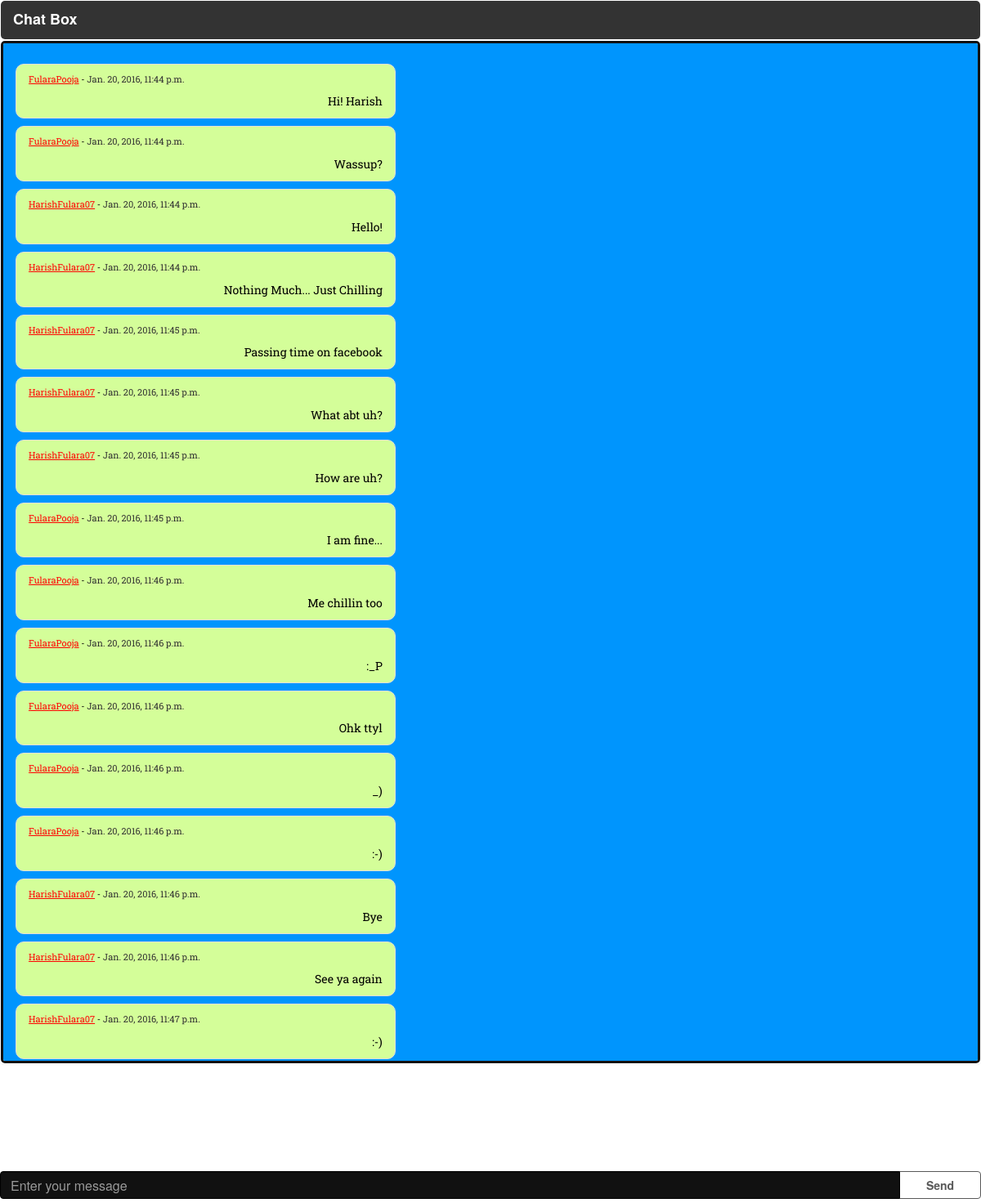
/home/, run on the app's committed database.
### chat/models.py (models this page shows, shortened)
class Chat(models.Model):
    timestamp = models.DateTimeField(auto_now_add=True)
    user = models.ForeignKey(User)
    message = models.CharField(max_length=200)

### chat/views.py (the view)
# urls.py: url(r'^home/$', views.Home, name='home'),
def Home(request):
    c = Chat.objects.all()
    return render(request, "chat/home.html", {'home': 'active', 'chat': c})

### chat/templates/chat/home.html (shortened to what this page needs)
{% load staticfiles %}
<html>
<head>
    <link rel="stylesheet" href="http://maxcdn.bootstrapcdn.com/bootstrap/3.3.5/css/bootstrap.min.css">
    <link rel="stylesheet" href="{% static 'CSS/chat.css' %}">
</head>
<body>
	<div id="chat-body" class="panel">
		<div class="panel-heading">Chat Box</div>
		<div id="msg-list-div" class="panel-body" style="background-color: #0095fd">
			<ul id="msg-list" class="list-group">
				{% include 'chat/messages.html' %}
			</ul>
		</div>
	</div>
	<form id="chat-form" method="POST" action="/post/">
		<div id="msg-form" class="input-group">
			<input type="text" id="chat-msg" name="chat-msg" autocomplete="off" placeholder="Enter your message" class="form-control"/>
			<span class="input-group-btn">
				<input class="btn btn-default" id="send" type="submit" value="Send" disabled="true" />
			</span>
		</div>
	</form>
</body>
</html>

### chat/templates/chat/messages.html
{% for obj in chat %}
    {% if obj.user == request.user %}
        <li class="text-right list-group-item"
        style="background-color: #e5f4ff;
        color: #000;
        font-size: 14px;
        width: 40%;
        font-family: 'Roboto Slab', serif;
        border-radius: 10px;
        float:right;
        clear:both;
        margin-top:10px;">
        	<p style="text-align: left; font-size: 11px"><span style="color:red; text-decoration: underline">{{ obj.user }}</span> - <span style="color: #333">{{ obj.timestamp }}</span></p>
        	{{ obj.message }}
        </li>
    {% else %}
        <li class="text-right list-group-item"
        style="background-color: #d4fe99;
        color: #000;
        font-size: 14px;
        width: 40%;
        font-family: 'Roboto Slab', serif;
        border-radius: 10px;
        float:left;
        clear:both;
        margin-top:10px;">
        	<p style="text-align: left; font-size: 11px"><span style="color:red; text-decoration: underline">{{ obj.user }}</span> - <span style="color: #333">{{ obj.timestamp }}</span></p>
        	{{ obj.message }}
        </li>
    {% endif %}
{% endfor %}

### static_dirs/CSS/chat.css (style rules this page uses)
.panel-heading { background-color: #333; color: #fff; font-weight: bold; font-size: 18px; border-radius: 5px; }
.panel-body { overflow-y: scroll; height: 85%; border: 3px solid #111; margin-top: 2px; border-radius: 5px; }
#msg-form { position: fixed; bottom: 5px; }
#chat-msg { background-color: #111; color: #fff; border: 1px solid black; font-size: 16px; }
#send { border: 1px solid black; width: 100px; color: black; font-weight: bold; }

### data on the page
Chat: user "FularaPooja", timestamp "Jan. 20, 2016, 11:44 p.m.", message "Hi! Harish"
Chat: user "FularaPooja", timestamp "Jan. 20, 2016, 11:44 p.m.", message "Wassup?"
Chat: user "HarishFulara07", timestamp "Jan. 20, 2016, 11:44 p.m.", message "Hello!"
Chat: user "HarishFulara07", timestamp "Jan. 20, 2016, 11:44 p.m.", message "Nothing Much... Just Chilling"
Chat: user "HarishFulara07", timestamp "Jan. 20, 2016, 11:45 p.m.", message "Passing time on facebook"
Chat: user "HarishFulara07", timestamp "Jan. 20, 2016, 11:45 p.m.", message "What abt uh?"
Chat: user "HarishFulara07", timestamp "Jan. 20, 2016, 11:45 p.m.", message "How are uh?"
Chat: user "FularaPooja", timestamp "Jan. 20, 2016, 11:45 p.m.", message "I am fine..."
Chat: user "FularaPooja", timestamp "Jan. 20, 2016, 11:46 p.m.", message "Me chillin too"
Chat: user "FularaPooja", timestamp "Jan. 20, 2016, 11:46 p.m.", message ":_P"
Chat: user "FularaPooja", timestamp "Jan. 20, 2016, 11:46 p.m.", message "Ohk ttyl"
Chat: user "FularaPooja", timestamp "Jan. 20, 2016, 11:46 p.m.", message "_)"
Chat: user "FularaPooja", timestamp "Jan. 20, 2016, 11:46 p.m.", message ":-)"
Chat: user "HarishFulara07", timestamp "Jan. 20, 2016, 11:46 p.m.", message "Bye"
Chat: user "HarishFulara07", timestamp "Jan. 20, 2016, 11:46 p.m.", message "See ya again"
Chat: user "HarishFulara07", timestamp "Jan. 20, 2016, 11:47 p.m.", message ":-)"
